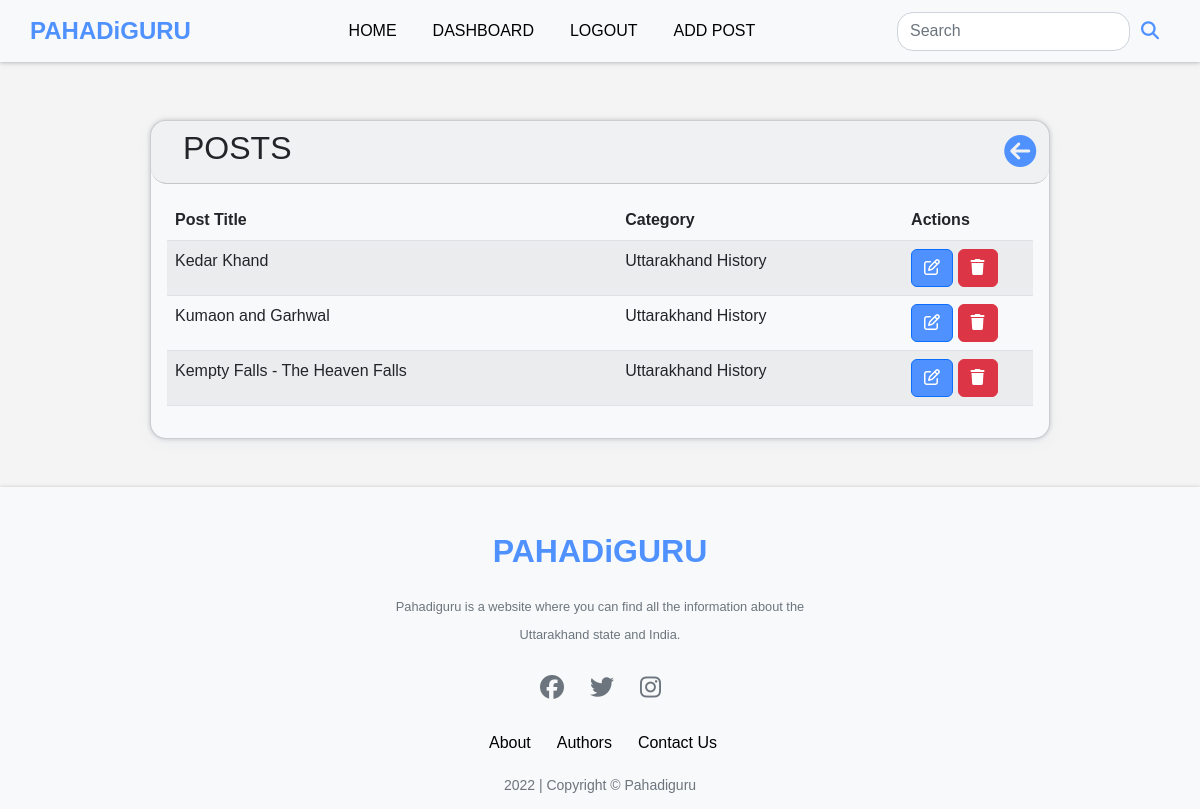
The app's page /your_posts (signed in), older data.
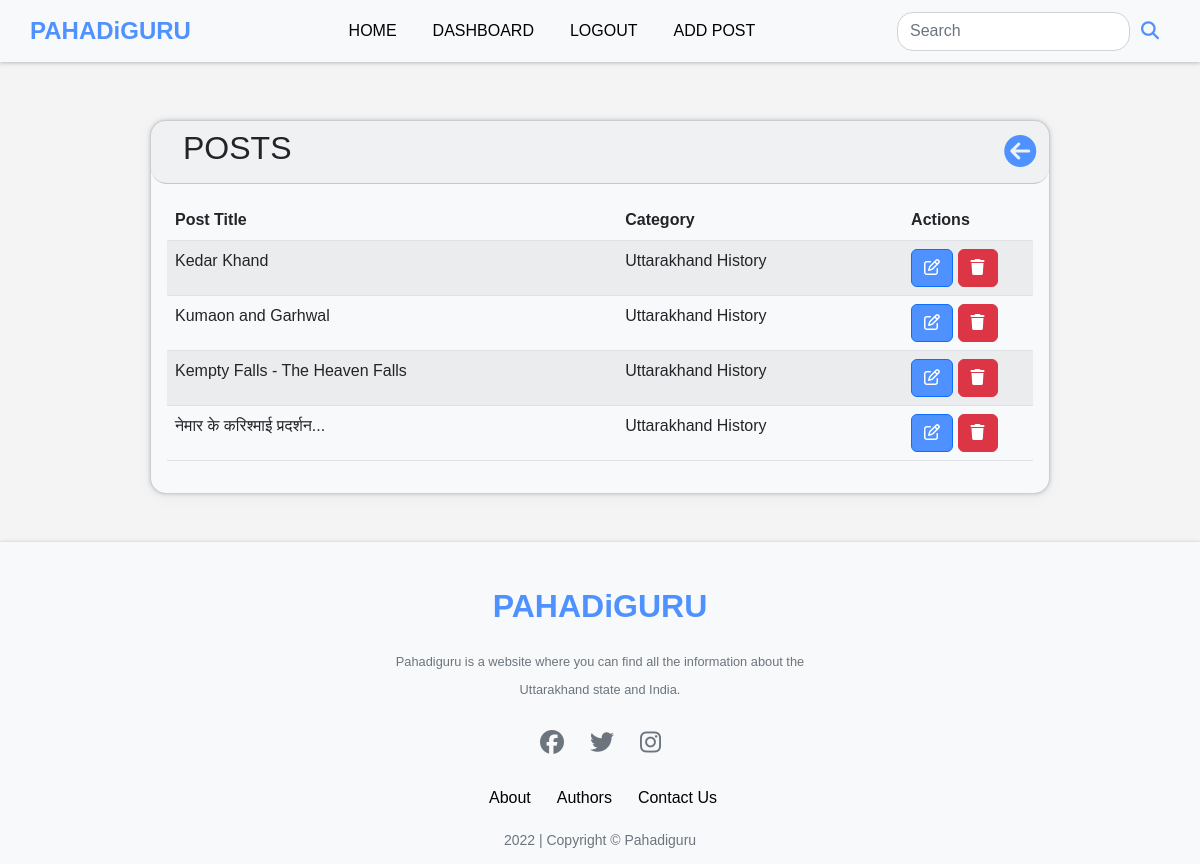
The same page, newer data.
### app.py (models this page shows)
class Posts(db.Model):
    id = db.Column(db.Integer, primary_key=True)
    title = db.Column(db.String(200), nullable=False)
    category = db.Column(db.String(50), nullable=False)
    slug= db.Column(db.String(200),nullable=True)
    content = db.Column(db.String(500), nullable=False)
    date_added = db.Column(db.Date, default=date.today)
    date_time = db.Column(db.DateTime, default=datetime.utcnow)
    poster_id = db.Column(db.Integer, db.ForeignKey('users.id'))
    likes=db.relationship('Likes',backref='post',passive_deletes=True)
    views=db.relationship('Views',backref='post',passive_deletes=True)
    image = db.Column(db.String(), nullable=True)

### app.py (the view)
@app.route('/your_posts', methods=['GET', 'POST'])
@login_required
def your_posts():
    posts = Posts.query.filter_by(poster_id=current_user.id).all()
    return render_template('your_posts.html',posts=posts)

### app.py (called while the page is built)
@login_manager.user_loader
def load_user(user_id):
    return Users.query.get(int(user_id))

### templates/your_posts.html (shortened to what this page needs)
{% extends 'base.html' %}  {% block content %}
<br /><br /><br /><br /><br />
<div
  class="card rounded-4 m-auto w-75"
  style="
    box-shadow: rgba(67, 71, 85, 0.27) 0px 0px 0.25em,
      rgba(90, 125, 188, 0.05) 0px 0.25em 1em;
    background-color: #f8f9fa;
  "
>
  <div
    class="card-header rounded-4"
    style="display: flex; justify-content: space-between; align-items: center"
  >
    <div>
      <h2 class="text-uppercase font-weight-bold" style="margin-left: 1rem">
        Posts
      </h2>
    </div>
    <a href="{{url_for('dashboard')}}"
      ><i
        class="fa-solid fa-circle-arrow-left"
        style="font-size: 2rem; margin-left: 10%; color: #4f92ff"
      ></i
    ></a>
  </div>
  <div class="card-body rounded-4">
      <div class="row" >
        <div class="col rounded-4" >
          <table class="table table-striped">
            <thead>
              <tr>
                <th>Post Title</th>
                <th>Category</th>
                <th style="width: 15%">Actions</th>
              </tr>
            </thead>
            <tbody>
              {% for post in posts %}
              <tr>
                <td>{{ post.title|truncate(30) }}</td>
                <td>{{ post.category }}</td>
                <td>
                  <a
                    href="{{url_for('edit_post',id=post.id)}}"
                    class="btn btn-primary" style="background-color: #4f92ff"
                    ><i class="fa-regular fa-pen-to-square" ></i
                  ></a>
                  <a
                    onclick="return confirm('Are you sure you want to delete this post?');"
                    href="{{url_for('delete_post',id=post.id)}}"
                    class="btn btn-danger"
                    ><i class="fas fa-trash"></i
                  ></a>
                </td>
              </tr>
              {% endfor %}
            </tbody>
          </table>
        </div>
      </div>
  </div>
</div>
<br /><br />
{% endblock %}

Row changes from the older to the newer data that the page shows:
added Posts: title "नेमार के करिश्माई प्रदर्शन...", category "Uttarakhand History"
